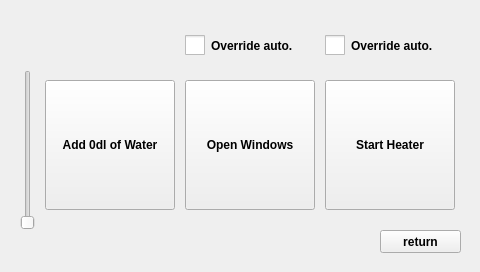
<?xml version="1.0" encoding="UTF-8"?>
<ui version="4.0">
 <class>SetManual</class>
 <widget class="QWidget" name="SetManual">
  <property name="geometry">
   <rect>
    <x>0</x>
    <y>0</y>
    <width>480</width>
    <height>272</height>
   </rect>
  </property>
  <property name="windowTitle">
   <string>Form</string>
  </property>
  <widget class="QPushButton" name="returnButton">
   <property name="geometry">
    <rect>
     <x>380</x>
     <y>230</y>
     <width>81</width>
     <height>23</height>
    </rect>
   </property>
   <property name="font">
    <font>
     <weight>75</weight>
     <bold>true</bold>
    </font>
   </property>
   <property name="focusPolicy">
    <enum>Qt::NoFocus</enum>
   </property>
   <property name="text">
    <string>return</string>
   </property>
  </widget>
  <widget class="QPushButton" name="humidityButton">
   <property name="geometry">
    <rect>
     <x>45</x>
     <y>80</y>
     <width>130</width>
     <height>130</height>
    </rect>
   </property>
   <property name="font">
    <font>
     <weight>75</weight>
     <bold>true</bold>
    </font>
   </property>
   <property name="focusPolicy">
    <enum>Qt::NoFocus</enum>
   </property>
   <property name="text">
    <string>Add 0dl of Water</string>
   </property>
  </widget>
  <widget class="QPushButton" name="windowButton">
   <property name="geometry">
    <rect>
     <x>185</x>
     <y>80</y>
     <width>130</width>
     <height>130</height>
    </rect>
   </property>
   <property name="font">
    <font>
     <weight>75</weight>
     <bold>true</bold>
     <strikeout>false</strikeout>
     <kerning>true</kerning>
    </font>
   </property>
   <property name="focusPolicy">
    <enum>Qt::NoFocus</enum>
   </property>
   <property name="text">
    <string>Open Windows</string>
   </property>
  </widget>
  <widget class="QSlider" name="humiditySlider">
   <property name="geometry">
    <rect>
     <x>20</x>
     <y>70</y>
     <width>16</width>
     <height>160</height>
    </rect>
   </property>
   <property name="minimumSize">
    <size>
     <width>16</width>
     <height>0</height>
    </size>
   </property>
   <property name="focusPolicy">
    <enum>Qt::NoFocus</enum>
   </property>
   <property name="styleSheet">
    <string notr="true"/>
   </property>
   <property name="maximum">
    <number>10</number>
   </property>
   <property name="orientation">
    <enum>Qt::Vertical</enum>
   </property>
  </widget>
  <widget class="QPushButton" name="heaterButton">
   <property name="geometry">
    <rect>
     <x>325</x>
     <y>80</y>
     <width>130</width>
     <height>130</height>
    </rect>
   </property>
   <property name="font">
    <font>
     <weight>75</weight>
     <bold>true</bold>
    </font>
   </property>
   <property name="focusPolicy">
    <enum>Qt::NoFocus</enum>
   </property>
   <property name="text">
    <string>Start Heater</string>
   </property>
  </widget>
  <widget class="QCheckBox" name="overrideWindowBox">
   <property name="geometry">
    <rect>
     <x>185</x>
     <y>30</y>
     <width>141</width>
     <height>31</height>
    </rect>
   </property>
   <property name="font">
    <font>
     <weight>75</weight>
     <bold>true</bold>
    </font>
   </property>
   <property name="focusPolicy">
    <enum>Qt::NoFocus</enum>
   </property>
   <property name="styleSheet">
    <string notr="true">QCheckBox::indicator {
width: 20px;
height: 20px;
}</string>
   </property>
   <property name="text">
    <string>Override auto.</string>
   </property>
   <property name="iconSize">
    <size>
     <width>16</width>
     <height>16</height>
    </size>
   </property>
  </widget>
  <widget class="QCheckBox" name="overrideHeaterBox">
   <property name="geometry">
    <rect>
     <x>325</x>
     <y>30</y>
     <width>131</width>
     <height>31</height>
    </rect>
   </property>
   <property name="font">
    <font>
     <weight>75</weight>
     <bold>true</bold>
    </font>
   </property>
   <property name="focusPolicy">
    <enum>Qt::NoFocus</enum>
   </property>
   <property name="styleSheet">
    <string notr="true">QCheckBox::indicator {
width: 20px;
height: 20px;
}</string>
   </property>
   <property name="text">
    <string>Override auto.</string>
   </property>
   <property name="iconSize">
    <size>
     <width>16</width>
     <height>16</height>
    </size>
   </property>
  </widget>
 </widget>
 <resources/>
 <connections/>
</ui>
